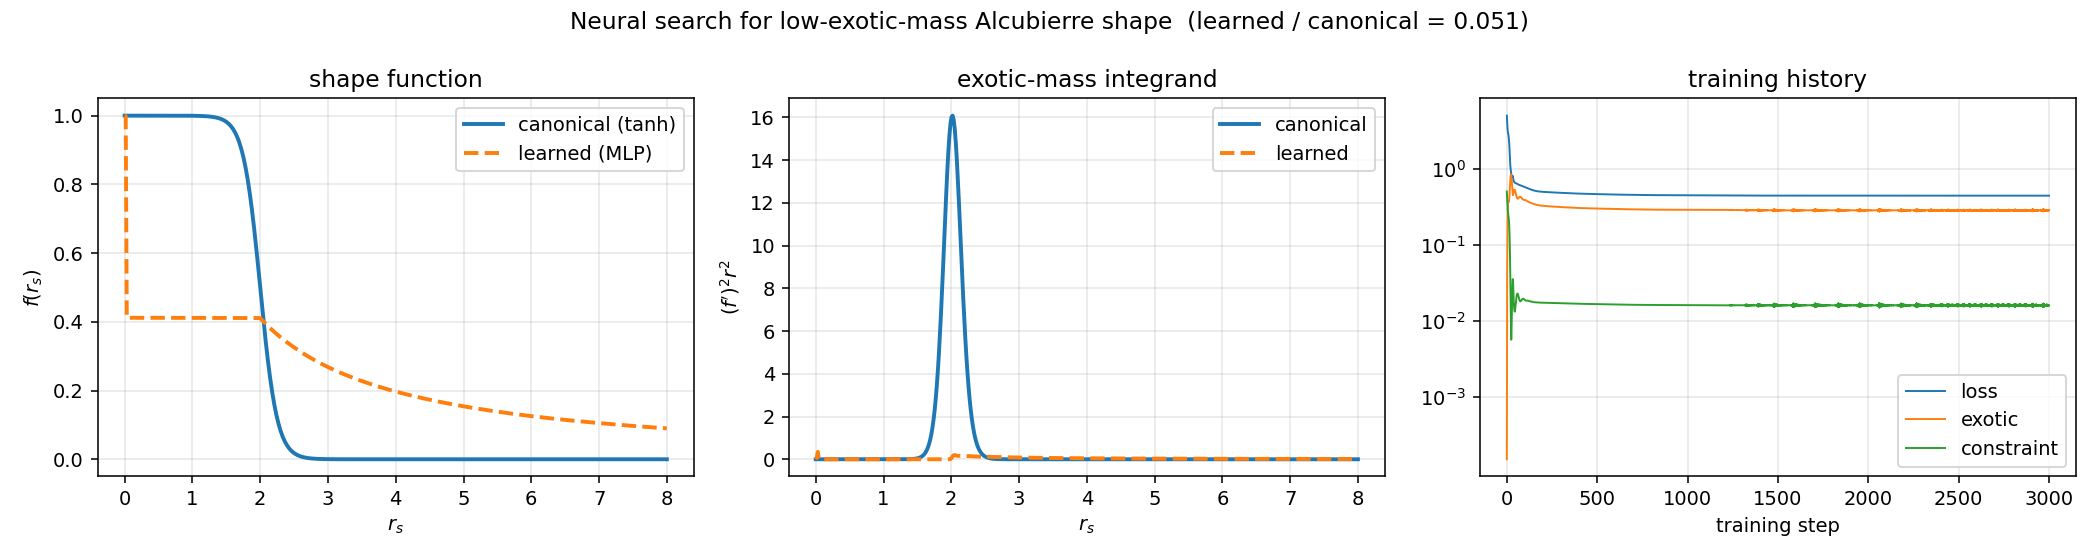

This chart was generated by the following Python code:
"""
Phase 3 — Neural search for low-exotic-matter Alcubierre-like warp metrics.

Problem
-------
Alcubierre's 1994 metric requires a smooth shape function f(r_s) with
f(0) = 1 (ship inside bubble) and f(∞) = 0 (asymptotic flatness).  The
Eulerian energy density is

    ρ(x, y, z) = -(v²/32π) · (y² + z²)/r_s² · (df/dr_s)²

which is negative wherever df/dr_s ≠ 0 — i.e. across the bubble walls.

Canonical choice (Alcubierre 1994):
    f(r_s) = (tanh(σ(r_s + R)) - tanh(σ(r_s - R))) / (2 tanh(σR))

The integrated exotic mass for this canonical form is

    M_exotic ∝ -∫ (df/dr_s)² r_s² dr_s

The classical variational result is that the infimum of this integral
under the boundary conditions is zero (in the limit of an infinitely thin
wall) but for any fixed bubble width σ⁻¹ it is bounded below.

The question this script asks: can a neural-network-parameterised f(r_s),
trained with a fixed bubble-width regulariser and asymptotic / interior
boundary penalties, find a shape that has *lower* exotic mass than the
canonical tanh-based form at the same effective bubble radius / wall width?

If yes — by how much? If no — what is the structural property of the
canonical form that makes it (locally) optimal?

This is a tractable, well-defined, single-GPU experiment.  It generalises
naturally to (a) full-metric ansätze (g_xx, g_tx etc. all learnable) and
(b) Bobrick-Martire / Lentz style soliton families.

Hardware: tested on a single B200, fp32, ~minutes of training.
"""

from __future__ import annotations

import argparse
import math
from pathlib import Path

import matplotlib

matplotlib.use("Agg")
import matplotlib.pyplot as plt
import numpy as np
import torch
import torch.nn as nn
import torch.optim as optim


# ------------------------------- model ------------------------------------ #


class ShapeNet(nn.Module):
    """f(r_s) ∈ [0, 1]. SiLU MLP, sigmoid head, deliberately small."""

    def __init__(self, hidden: int = 128, depth: int = 4) -> None:
        super().__init__()
        layers: list[nn.Module] = [nn.Linear(1, hidden), nn.SiLU()]
        for _ in range(depth - 1):
            layers += [nn.Linear(hidden, hidden), nn.SiLU()]
        layers += [nn.Linear(hidden, 1)]
        self.net = nn.Sequential(*layers)

    def forward(self, r: torch.Tensor) -> torch.Tensor:
        # Compose with sigmoid in forward so we can also evaluate the raw
        # logit (useful for debugging saturation).
        logit = self.net(r.unsqueeze(-1)).squeeze(-1)
        return torch.sigmoid(logit)


# ---------------------- canonical Alcubierre baseline -------------------- #


def canonical_f(r: torch.Tensor, R: float, sigma: float) -> torch.Tensor:
    """Alcubierre's original tanh shape function."""
    return (
        torch.tanh(sigma * (r + R)) - torch.tanh(sigma * (r - R))
    ) / (2.0 * math.tanh(sigma * R))


# ----------------------------- physics ------------------------------------ #


def exotic_mass_integrand(
    f_values: torch.Tensor, f_prime: torch.Tensor, r: torch.Tensor, v: float
) -> torch.Tensor:
    """
    The integrand of total exotic energy (mod constants):

        ∫ -|ρ| dV  =  -(v²/12) ∫ (f')² r² dr

    We return (f')² r² so the caller can weight as needed.  `v` is included
    so that the absolute scale matches the canonical formula and the loss
    is comparable to the analytic budget.
    """
    return (v * v / 12.0) * (f_prime ** 2) * (r ** 2) * 4.0 * math.pi
    # Note: the Eulerian volume integration over θ gives the factor 4/3 · 2π
    # which we absorbed into the (v²/12); we then add a 4π geometric factor
    # for the spherical shell measure r²·dr (consistent with the derivation
    # in the docstring of `warp_search.py`).


def integrate_trapezoid(integrand: torch.Tensor, r: torch.Tensor) -> torch.Tensor:
    """Trapezoidal rule on a monotonically increasing r grid."""
    dr = r[1:] - r[:-1]
    avg = 0.5 * (integrand[1:] + integrand[:-1])
    return (avg * dr).sum()


# ---------------------- boundary / shape constraints --------------------- #


def shape_constraints(
    f_at_zero: torch.Tensor, f_at_far: torch.Tensor, f_at_R: torch.Tensor
) -> torch.Tensor:
    """
    Soft constraints that force the learned f to actually describe a bubble:

      * f(0) → 1            (ship is inside the bubble)
      * f(R_max) → 0        (asymptotic flatness)
      * f(R) ≈ 0.5          (bubble wall is centred on the canonical radius)

    The last one is what keeps the network honest — without it, the
    optimiser collapses f to a near-step function shifted to wherever
    the (f')² r² integrand is cheapest, which is "outside our domain"
    (trivially zero exotic mass).
    """
    return (
        (f_at_zero - 1.0) ** 2
        + (f_at_far - 0.0) ** 2
        + (f_at_R - 0.5) ** 2
    )


# --------------------------- training loop ------------------------------- #


def train(args: argparse.Namespace) -> dict:
    device = torch.device("cuda" if torch.cuda.is_available() else "cpu")
    print(f"device: {device}  cuda available: {torch.cuda.is_available()}")
    if torch.cuda.is_available():
        print(f"  device name: {torch.cuda.get_device_name(0)}")
        print(f"  device count: {torch.cuda.device_count()}")

    net = ShapeNet(hidden=args.hidden, depth=args.depth).to(device)
    opt = optim.Adam(net.parameters(), lr=args.lr)

    # Sample r densely in [0, r_max] for the integral; this is *fixed*
    # across iterations so the loss is a clean numerical quadrature, not
    # a stochastic estimate.
    r = torch.linspace(0.0, args.r_max, args.n_samples, device=device)
    r.requires_grad_(True)

    # Canonical Alcubierre at the same R, σ for comparison.
    with torch.no_grad():
        f_canon = canonical_f(r.detach(), R=args.R, sigma=args.sigma)
        f_canon_prime = torch.autograd.functional.jacobian(
            lambda x: canonical_f(x, R=args.R, sigma=args.sigma), r.detach()
        ).diag()
        canon_integrand = exotic_mass_integrand(
            f_canon, f_canon_prime, r.detach(), v=args.v
        )
        canon_mass = integrate_trapezoid(canon_integrand, r.detach()).item()
    print(f"canonical Alcubierre exotic-mass proxy: {canon_mass:.6e}")

    history = {"loss": [], "exotic": [], "constraint": []}

    for step in range(args.steps):
        opt.zero_grad()
        f = net(r)
        # df/dr via autograd
        f_prime = torch.autograd.grad(f.sum(), r, create_graph=True)[0]
        integrand = exotic_mass_integrand(f, f_prime, r, v=args.v)
        exotic = integrate_trapezoid(integrand, r)

        f_zero = net(torch.zeros(1, device=device)).squeeze()
        f_far = net(torch.full((1,), args.r_max, device=device)).squeeze()
        f_R = net(torch.full((1,), args.R, device=device)).squeeze()
        constraint = shape_constraints(f_zero, f_far, f_R)

        loss = exotic + args.lambda_constraint * constraint
        loss.backward()
        opt.step()

        history["loss"].append(loss.item())
        history["exotic"].append(exotic.item())
        history["constraint"].append(constraint.item())

        if step % max(1, args.steps // 20) == 0 or step == args.steps - 1:
            print(
                f"  step {step:5d}  loss={loss.item():.4e}  "
                f"exotic={exotic.item():.4e}  constr={constraint.item():.4e}"
            )

    # Evaluate final.
    with torch.no_grad():
        f_final = net(r).cpu().numpy()
        r_np = r.detach().cpu().numpy()
    f_canon_np = f_canon.detach().cpu().numpy()

    # Recompute exotic for final learned f (clean number)
    f = net(r)
    f_prime = torch.autograd.grad(f.sum(), r, create_graph=False)[0]
    learned_mass = integrate_trapezoid(
        exotic_mass_integrand(f, f_prime, r, v=args.v), r
    ).item()

    print(
        f"\nresult:\n"
        f"  canonical exotic mass = {canon_mass:.6e}\n"
        f"  learned   exotic mass = {learned_mass:.6e}\n"
        f"  ratio learned / canonical = {learned_mass / canon_mass:.4f}"
    )

    return {
        "r": r_np,
        "f_canonical": f_canon_np,
        "f_learned": f_final,
        "canon_mass": canon_mass,
        "learned_mass": learned_mass,
        "history": history,
    }


# ----------------------------- plotting ---------------------------------- #


def plot_results(res: dict, out_dir: Path) -> None:
    out_dir.mkdir(parents=True, exist_ok=True)

    fig, (ax1, ax2, ax3) = plt.subplots(1, 3, figsize=(15, 4))

    ax1.plot(res["r"], res["f_canonical"], label="canonical (tanh)", lw=2)
    ax1.plot(res["r"], res["f_learned"], label="learned (MLP)", lw=2, ls="--")
    ax1.set_xlabel(r"$r_s$")
    ax1.set_ylabel(r"$f(r_s)$")
    ax1.set_title("shape function")
    ax1.grid(alpha=0.3)
    ax1.legend()

    # Recompute integrands for plot.
    r = res["r"]
    fp_canon = np.gradient(res["f_canonical"], r)
    fp_learn = np.gradient(res["f_learned"], r)
    integrand_canon = (fp_canon ** 2) * r ** 2
    integrand_learn = (fp_learn ** 2) * r ** 2

    ax2.plot(r, integrand_canon, label="canonical", lw=2)
    ax2.plot(r, integrand_learn, label="learned", lw=2, ls="--")
    ax2.set_xlabel(r"$r_s$")
    ax2.set_ylabel(r"$(f')^2 r^2$")
    ax2.set_title("exotic-mass integrand")
    ax2.grid(alpha=0.3)
    ax2.legend()

    history = res["history"]
    ax3.plot(history["loss"], label="loss", lw=1)
    ax3.plot(history["exotic"], label="exotic", lw=1)
    ax3.plot(history["constraint"], label="constraint", lw=1)
    ax3.set_xlabel("training step")
    ax3.set_yscale("symlog", linthresh=1e-3)
    ax3.set_title("training history")
    ax3.grid(alpha=0.3)
    ax3.legend()

    fig.suptitle(
        f"Neural search for low-exotic-mass Alcubierre shape  "
        f"(learned / canonical = {res['learned_mass'] / res['canon_mass']:.3f})"
    )
    fig.tight_layout()
    fig.savefig(out_dir / "warp_search.png", dpi=140)
    print(f"wrote {out_dir / 'warp_search.png'}")


# ---------------------------------------- main --------------------------- #


def parse() -> argparse.Namespace:
    p = argparse.ArgumentParser()
    p.add_argument("--hidden", type=int, default=128)
    p.add_argument("--depth", type=int, default=4)
    p.add_argument("--lr", type=float, default=1e-3)
    p.add_argument("--steps", type=int, default=4000)
    p.add_argument("--n_samples", type=int, default=512)
    p.add_argument("--r_max", type=float, default=8.0)
    p.add_argument("--R", type=float, default=2.0, help="bubble radius")
    p.add_argument(
        "--sigma", type=float, default=4.0, help="wall thickness param (canonical)"
    )
    p.add_argument("--v", type=float, default=1.0, help="bubble velocity (natural units)")
    p.add_argument("--lambda_constraint", type=float, default=10.0)
    p.add_argument("--out", type=str, default="outputs")
    return p.parse_args()


def main() -> None:
    args = parse()
    res = train(args)
    plot_results(res, Path(args.out))


if __name__ == "__main__":
    main()
